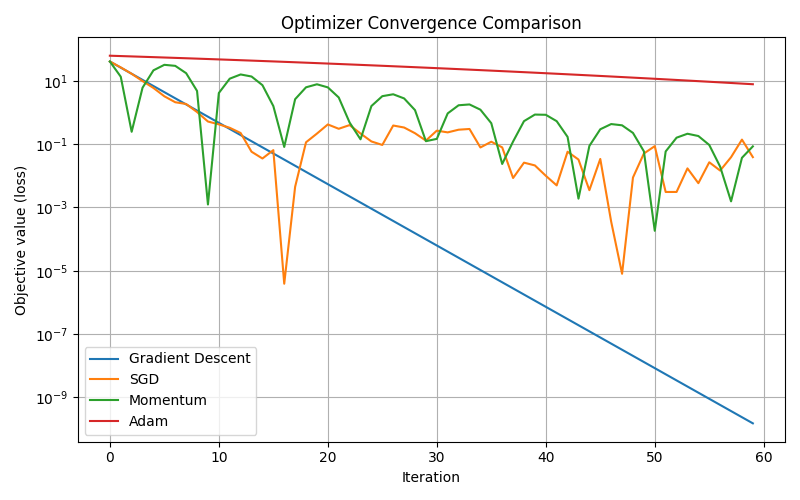

Reproduce this figure in Python.

import numpy as np
import matplotlib.pyplot as plt

# Minimize f(w) = (w - 3)^2; gradient = 2(w - 3)
def objective(w):
    return (w - 3.0) ** 2

def gradient(w):
    return 2.0 * (w - 3.0)

steps = 60
learning_rate = 0.1
initial_w = -5.0

# Batch Gradient Descent
w_gd = initial_w
gd_history = []
for _ in range(steps):
    w_gd -= learning_rate * gradient(w_gd)
    gd_history.append(objective(w_gd))

# SGD: one noisy gradient estimate per step (simulated)
rng = np.random.default_rng(7)
w_sgd = initial_w
sgd_history = []
for _ in range(steps):
    noisy_grad = gradient(w_sgd) + rng.normal(0, 1.5)
    w_sgd -= learning_rate * noisy_grad
    sgd_history.append(objective(w_sgd))

# Momentum optimizer
w_mom = initial_w
velocity = 0.0
beta = 0.9
momentum_history = []
for _ in range(steps):
    g = gradient(w_mom)
    velocity = beta * velocity + g
    w_mom -= learning_rate * velocity
    momentum_history.append(objective(w_mom))

# Adam optimizer
w_adam = initial_w
m = 0.0
v = 0.0
beta1, beta2 = 0.9, 0.999
epsilon = 1e-8
adam_history = []
for t in range(1, steps + 1):
    g = gradient(w_adam)
    m = beta1 * m + (1 - beta1) * g
    v = beta2 * v + (1 - beta2) * (g ** 2)
    m_hat = m / (1 - beta1 ** t)
    v_hat = v / (1 - beta2 ** t)
    w_adam -= learning_rate * m_hat / (np.sqrt(v_hat) + epsilon)
    adam_history.append(objective(w_adam))

print("Final parameter values (target is w=3):")
print(f"Gradient Descent: {w_gd:.4f}")
print(f"SGD (simulated noisy gradient): {w_sgd:.4f}")
print(f"Momentum: {w_mom:.4f}")
print(f"Adam: {w_adam:.4f}")

plt.figure(figsize=(8, 5))
plt.plot(gd_history, label="Gradient Descent")
plt.plot(sgd_history, label="SGD")
plt.plot(momentum_history, label="Momentum")
plt.plot(adam_history, label="Adam")
plt.xlabel("Iteration")
plt.ylabel("Objective value (loss)")
plt.title("Optimizer Convergence Comparison")
plt.yscale("log")
plt.grid(True)
plt.legend()
plt.tight_layout()
plt.show()
